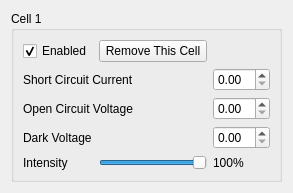
<?xml version="1.0" encoding="UTF-8"?>
<ui version="4.0">
 <class>Cell</class>
 <widget class="QWidget" name="Cell">
  <property name="geometry">
   <rect>
    <x>0</x>
    <y>0</y>
    <width>293</width>
    <height>170</height>
   </rect>
  </property>
  <property name="windowTitle">
   <string>Cell</string>
  </property>
  <layout class="QGridLayout" name="gridLayout_2">
   <item row="0" column="0">
    <widget class="QGroupBox" name="group_box">
     <property name="title">
      <string>Cell 1</string>
     </property>
     <layout class="QGridLayout" name="gridLayout">
      <item row="2" column="0" colspan="2">
       <widget class="QLabel" name="label_4">
        <property name="text">
         <string>Open Circuit Voltage</string>
        </property>
       </widget>
      </item>
      <item row="2" column="2">
       <widget class="QDoubleSpinBox" name="open_circuit_voltage"/>
      </item>
      <item row="3" column="0" colspan="2">
       <widget class="QLabel" name="label_5">
        <property name="text">
         <string>Dark Voltage</string>
        </property>
       </widget>
      </item>
      <item row="1" column="0" colspan="2">
       <widget class="QLabel" name="label_3">
        <property name="text">
         <string>Short Circuit Current</string>
        </property>
       </widget>
      </item>
      <item row="1" column="2">
       <widget class="QDoubleSpinBox" name="short_circuit_current"/>
      </item>
      <item row="3" column="2">
       <widget class="QDoubleSpinBox" name="dark_voltage"/>
      </item>
      <item row="4" column="0">
       <widget class="QLabel" name="label">
        <property name="text">
         <string>Intensity</string>
        </property>
       </widget>
      </item>
      <item row="4" column="1">
       <widget class="QSlider" name="intensity">
        <property name="maximum">
         <number>100</number>
        </property>
        <property name="value">
         <number>100</number>
        </property>
        <property name="orientation">
         <enum>Qt::Horizontal</enum>
        </property>
       </widget>
      </item>
      <item row="4" column="2">
       <widget class="QLabel" name="label_intensity">
        <property name="text">
         <string>100%</string>
        </property>
       </widget>
      </item>
      <item row="0" column="0">
       <widget class="QCheckBox" name="checkBox">
        <property name="text">
         <string>Enabled</string>
        </property>
        <property name="checked">
         <bool>true</bool>
        </property>
       </widget>
      </item>
      <item row="0" column="1">
       <widget class="QPushButton" name="push_button_remove">
        <property name="sizePolicy">
         <sizepolicy hsizetype="Minimum" vsizetype="Fixed">
          <horstretch>0</horstretch>
          <verstretch>0</verstretch>
         </sizepolicy>
        </property>
        <property name="text">
         <string>Remove This Cell</string>
        </property>
       </widget>
      </item>
     </layout>
    </widget>
   </item>
  </layout>
 </widget>
 <resources/>
 <connections/>
</ui>
